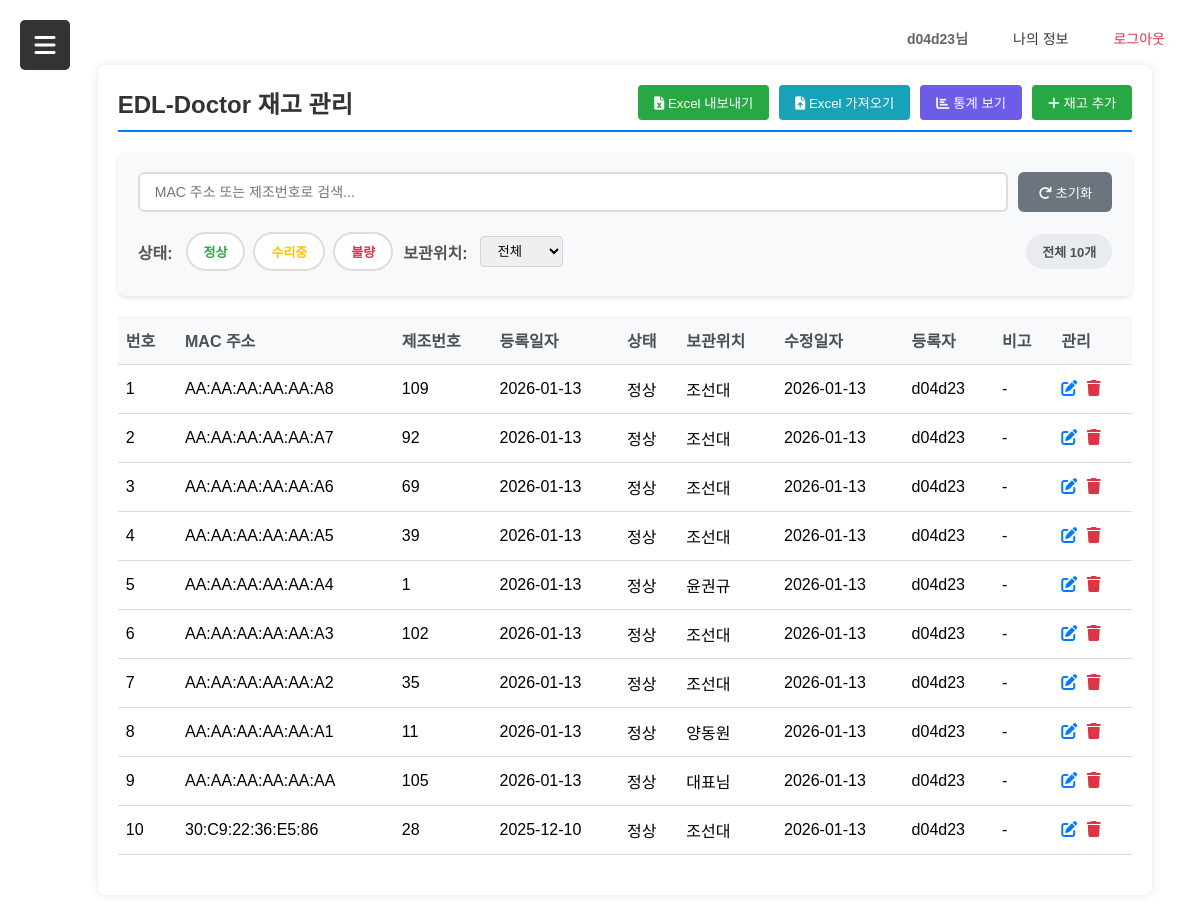
The page /edl-doctor (signed in) on the database its author committed.
### models.py (models this page shows)
class Inventory(db.Model):
    __tablename__ = 'inventory'
    id = db.Column(db.Integer, primary_key=True)
    device_name = db.Column(db.String(100), default='EDL-Doctor', nullable=False)
    mac_address = db.Column(db.String(17), unique=True, nullable=False)
    serial_number = db.Column(db.String(50), unique=True, nullable=False)
    manufacture_date = db.Column(db.Date, nullable=False)
    status = db.Column(db.String(20), default='정상', nullable=False)
    location = db.Column(db.String(100), nullable=True)
    note = db.Column(db.Text, nullable=True)
    created_at = db.Column(db.DateTime, default=datetime.now)
    updated_at = db.Column(db.DateTime, default=datetime.now, onupdate=datetime.now)
    created_by = db.Column(db.String(32), db.ForeignKey('user.userid'), nullable=True)

### app.py (the view)
@app.route('/edl-doctor')
def edl_doctor():
    inventories = Inventory.query.order_by(Inventory.created_at.desc()).all()
    return render_template('edl_doctor.html', inventories=inventories)

### app.py (called while the page is built)
@app.before_request
def make_session_permanent():
    session.permanent = True
    if request.endpoint == 'register':
        pass

def is_admin():
    if 'userid' not in session:
        return False
    user = User.query.filter_by(userid = session.get('userid')).first()
    if user and user.userid == "d04d23":
        return True
    return False

@app.context_processor
def inject_user():
    if request.endpoint == 'register':
        return dict(current_user = None)
    if 'userid' in session:
        return dict(current_user = session.get('userid'), is_admin = is_admin())
    return dict(current_user = None, is_admin = False)

### templates/edl_doctor.html (shortened to what this page needs)
{% extends "menu.html" %}
{% block content %}
<div class="inventory-container">
    <div class="inventory-header">
        <h1 class="inventory-title">EDL-Doctor 재고 관리</h1>
        <div style="display: flex; gap: 10px;">
            <button class="btn-excel-export" id="exportExcelBtn" type="button">
                <i class="fas fa-file-excel"></i> Excel 내보내기
            </button>
            <button class="btn-excel-import" id="importExcelBtn" type="button">
                <i class="fas fa-file-upload"></i> Excel 가져오기
            </button>
            <button class="btn-stats" id="showStatsBtn" type="button">
                <i class="fas fa-chart-bar"></i> 통계 보기
            </button>
            {% if current_user %}
            <button class="btn-add" id="addInventoryBtn" type="button">
                <i class="fas fa-plus"></i> 재고 추가
            </button>
            {% else %}
            <button class="btn-add" style="background-color: #6c757d; cursor: not-allowed;" id="loginRequiredBtn" type="button">
                <i class="fas fa-plus"></i> 재고 추가
            </button>
            {% endif %}
        </div>
    </div>
    <div class="search-filter-section">
        <div class="search-bar">
            <input type="text"
                   id="searchInput"
                   class="search-input"
                   placeholder="MAC 주소 또는 제조번호로 검색...">
            <button class="clear-button" onclick="clearFilters()">
                <i class="fas fa-redo"></i> 초기화
            </button>
        </div>
        <div class="filter-section">
            <div class="filter-group">
                <span class="filter-label">상태:</span>
                <button class="filter-btn status-normal" data-filter="status" data-value="정상">
                    정상
                </button>
                <button class="filter-btn status-repair" data-filter="status" data-value="수리중">
                    수리중
                </button>
                <button class="filter-btn status-defect" data-filter="status" data-value="불량">
                    불량
                </button>
            </div>
            <div class="filter-group">
                <span class="filter-label">보관위치:</span>
                <select id="locationFilter" class="form-control" style="width: auto; padding: 6px 12px;">
                    <option value="">전체</option>
                    {% set locations = inventories|map(attribute='location')|unique|list %}
                </select>
            </div>
            <span class="result-count" id="resultCount">전체 {{ inventories|length }}개</span>
        </div>
    </div>
    <table class="inventory-table">
        <thead>
            <tr>
                <th>번호</th>
                <th>MAC 주소</th>
                <th>제조번호</th>
                <th>등록일자</th>
                <th>상태</th>
                <th>보관위치</th>
                <th>수정일자</th>
                <th>등록자</th>
                <th>비고</th>
                <th>관리</th>
            </tr>
        </thead>
        <tbody id="inventoryTableBody">
            {% if inventories %}
                {% for inventory in inventories %}
                <tr class="status-row-{{ inventory.status }} inventory-row"
                    data-mac="{{ inventory.mac_address }}"
                    data-serial="{{ inventory.serial_number }}"
                    data-status="{{ inventory.status }}"
                    data-location="{{ inventory.location or '' }}">
                    <td>{{ loop.index }}</td>
                    <td>{{ inventory.mac_address }}</td>
                    <td>{{ inventory.serial_number }}</td>
                    <td>{{ inventory.manufacture_date.strftime('%Y-%m-%d') }}</td>
                    <td class="status-{{ inventory.status }}">
                        {{ inventory.status }}
                    </td>
                    <td>{{ inventory.location or '-' }}</td>
                    <td>{{ inventory.updated_at.strftime('%Y-%m-%d') }}</td>
                    <td>{{ inventory.created_by or '-' }}</td>
                    <td>{{ inventory.note or '-' }}</td>
                    <td>
                        {% if current_user %}
                            <button class="action-btn btn-edit status-edit-btn" data-id="{{ inventory.id }}" data-status="{{ inventory.status }}" data-note="{{ inventory.note or '' }}" type="button">
                                <i class="fas fa-edit"></i>
                            </button>
                            <button class="action-btn btn-delete delete-inventory-btn" data-id="{{ inventory.id }}" type="button">
                                <i class="fas fa-trash"></i>
                            </button>
                        {% endif %}
                    </td>
                </tr>
                {% endfor %}
            {% else %}
                <tr id="noDataRow">
                    <td colspan="10" class="no-data">등록된 재고가 없습니다.</td>
                </tr>
            {% endif %}
        </tbody>
    </table>
</div>
{% endblock %}

### rows shown on the page
Inventory: mac_address "AA:AA:AA:AA:AA:A8", serial_number "109", manufacture_date "2026-01-13", status "정상", location "조선대", updated_at "2026-01-13", created_by "d04d23", note "-"
Inventory: mac_address "AA:AA:AA:AA:AA:A7", serial_number "92", manufacture_date "2026-01-13", status "정상", location "조선대", updated_at "2026-01-13", created_by "d04d23", note "-"
Inventory: mac_address "AA:AA:AA:AA:AA:A6", serial_number "69", manufacture_date "2026-01-13", status "정상", location "조선대", updated_at "2026-01-13", created_by "d04d23", note "-"
Inventory: mac_address "AA:AA:AA:AA:AA:A5", serial_number "39", manufacture_date "2026-01-13", status "정상", location "조선대", updated_at "2026-01-13", created_by "d04d23", note "-"
Inventory: mac_address "AA:AA:AA:AA:AA:A4", serial_number "1", manufacture_date "2026-01-13", status "정상", location "윤권규", updated_at "2026-01-13", created_by "d04d23", note "-"
Inventory: mac_address "AA:AA:AA:AA:AA:A3", serial_number "102", manufacture_date "2026-01-13", status "정상", location "조선대", updated_at "2026-01-13", created_by "d04d23", note "-"
Inventory: mac_address "AA:AA:AA:AA:AA:A2", serial_number "35", manufacture_date "2026-01-13", status "정상", location "조선대", updated_at "2026-01-13", created_by "d04d23", note "-"
Inventory: mac_address "AA:AA:AA:AA:AA:A1", serial_number "11", manufacture_date "2026-01-13", status "정상", location "양동원", updated_at "2026-01-13", created_by "d04d23", note "-"
Inventory: mac_address "AA:AA:AA:AA:AA:AA", serial_number "105", manufacture_date "2026-01-13", status "정상", location "대표님", updated_at "2026-01-13", created_by "d04d23", note "-"
Inventory: mac_address "30:C9:22:36:E5:86", serial_number "28", manufacture_date "2025-12-10", status "정상", location "조선대", updated_at "2026-01-13", created_by "d04d23", note "-"

### other values the page prints
{{ current_user or userid }} "d04d23"
